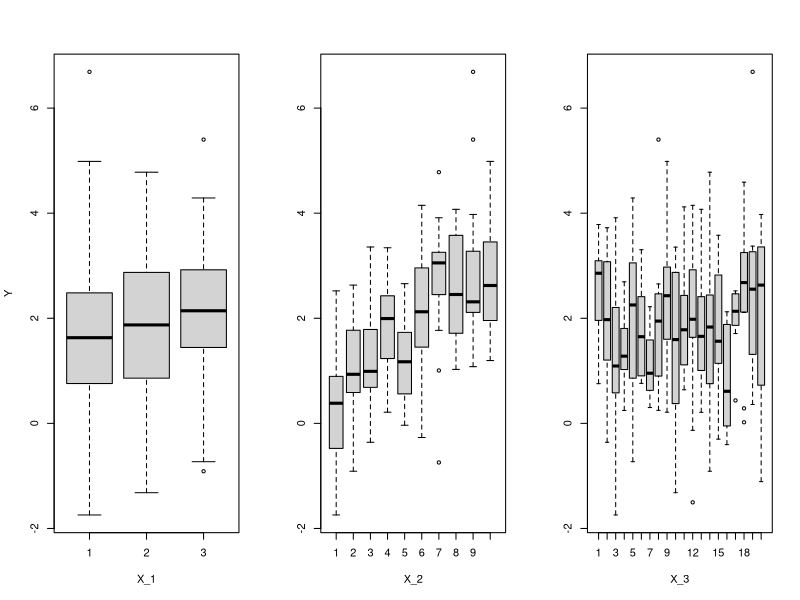

The R source for this figure:
## ---- chunk 1
#| code-fold: true
#| warning: false

# Install packages for later use
library(ggplot2)
library(dplyr)
library(tidyr)

# Set a seed for reproducibility
set.seed(17)

## ---- chunk 2

# Generate data for 'n' observations
generate_data <- function(n = 200){

    # define number of observations to be 200
    n_obs <- n

    # generate categorical variables for dataset
    # add prob = c(p, p, p) to adjust group representation
    X_1 <- factor(sample(1:3, n_obs, replace = TRUE), levels = 1:3)
    X_2 <- factor(sample(1:10, n_obs, replace = TRUE), levels = 1:10)
    X_3 <- factor(sample(1:20, n_obs, replace= TRUE), levels = 1:20)

    # generate outcome variable based on X_2 values plus random noise
    Y <- ifelse(X_2 == 1, 0.5,
         ifelse(X_2 %in% 2:3, 1,
         ifelse(X_2 %in% 4:6, 1.75, 2.75))) + rnorm(n_obs)

    # combine data to one data frame and return
    data.frame(Y, X_1, X_2, X_3)
}

sample_data <- generate_data()
head(sample_data)
## ---- chunk 3

yl <- range(sample_data$Y)

par(mfrow = c(1,3))
plot(Y ~ X_1, data = sample_data, xlab = 'X_1', ylab = 'Y', ylim = yl)
plot(Y ~ X_2, data = sample_data, xlab = 'X_2', ylab = '', ylim = yl)
plot(Y ~ X_3, data = sample_data, xlab = 'X_3', ylab = '', ylim = yl)
